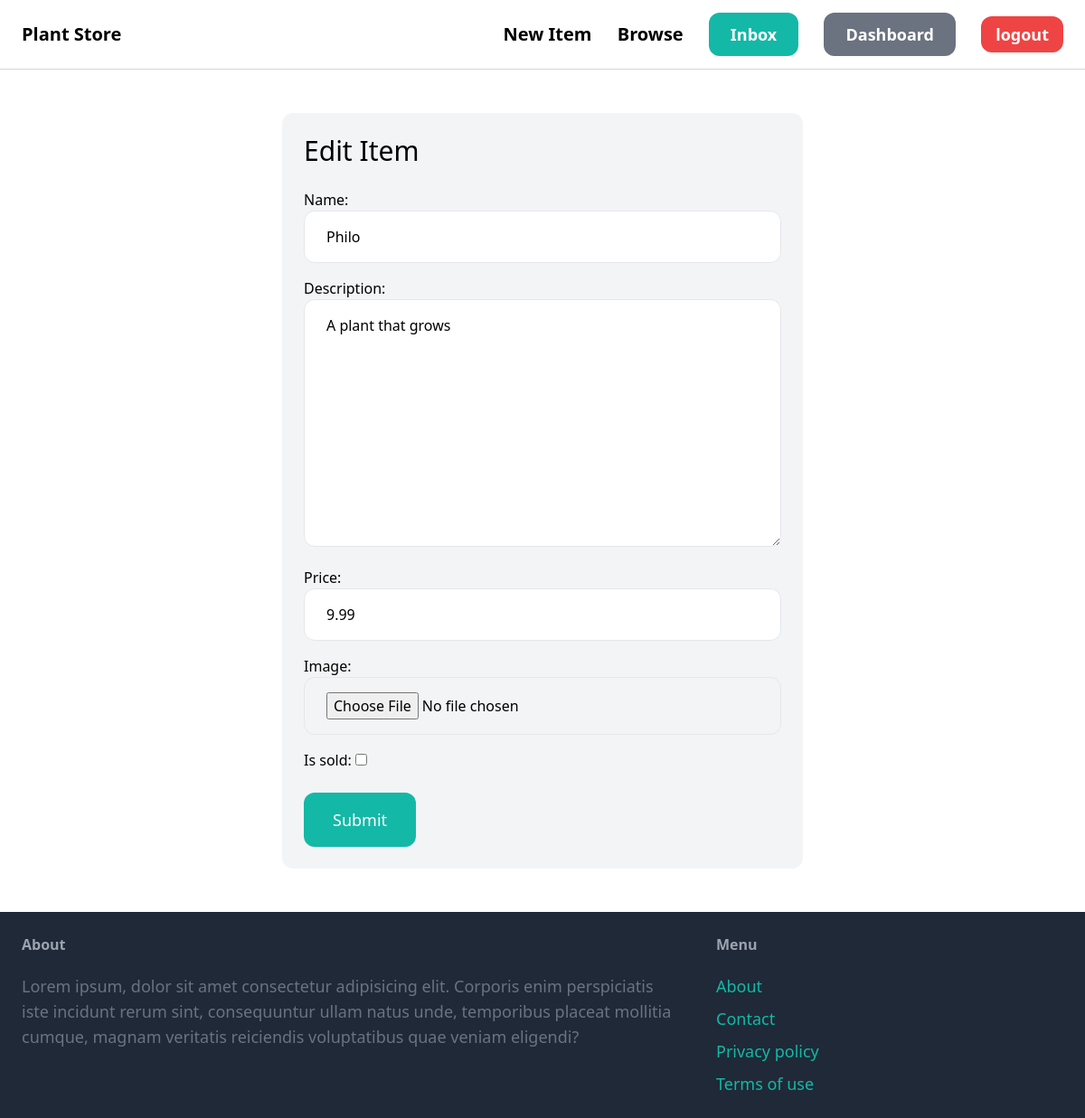
The page /items/1/edit/ (signed in) on the database its author committed.
### item/models.py (models this page shows, shortened)
class Item(models.Model):
    name = models.CharField(max_length=255)
    description = models.TextField(blank = True, null = True)
    price = models.FloatField()
    image = models.ImageField(upload_to='item_images', blank=True, null=True)
    is_sold = models.BooleanField(default=False)
    created_at = models.DateTimeField(auto_now_add=True)
    category = models.ForeignKey(Category, related_name='items', on_delete=models.CASCADE )
    created_by = models.ForeignKey(User, related_name='items', on_delete=models.CASCADE )
    class Meta:
        ordering = ('name',)

### item/views.py (the view)
# urls.py: path('<int:pk>/edit/', views.edit, name='edit'),
@login_required
def edit(request, pk):
    item = get_object_or_404(Item, pk=pk, created_by=request.user)
    if request.method == 'POST':
        form = EditItemForm(request.POST, request.FILES, instance=item)
        if form.is_valid():
            form.save()
            return redirect('item:detail', pk=item.id)
    else:
        form = EditItemForm(instance=item)
    return render(request, 'item/form.html', {
        'form': form,
        'title': 'Edit Item',
    })

### item/forms.py
class EditItemForm(forms.ModelForm):
    class Meta:
        model = Item
        fields = ('name', 'description', 'price', 'image', 'is_sold',)
        widgets = {
            'name': forms.TextInput(attrs={
                'class': INPUT_CLASSES
            }),
            'description': forms.Textarea(attrs={
                'class': INPUT_CLASSES
            }),
            'price': forms.TextInput(attrs={
                'class': INPUT_CLASSES
            }),
            'image': forms.FileInput(attrs={
                'class': INPUT_CLASSES
            }),
        }

### item/templates/item/form.html (shortened to what this page needs)
{% extends 'core/base.html' %}
{% block content %}
<div class="w-1/2 my-6 mx-auto p-6 bg-gray-100 rounded-xl" >
    <h1 class="mb-6 text-3xl" >{{ title }}</h1>
    <form action="." method="post" enctype="multipart/form-data">
        <div class="space-y-4" >
            {{ form.as_p }}
        </div>
        <button class="mt-6 py-4 px-8 text-lg bg-teal-500 hover:bg-teal-700 rounded-xl text-white" >Submit</button>
    </form>
</div>
{% endblock %}

### rows shown on the page
Item: name "Philo", description "A plant that grows", price "9.99"

### other values the page prints
{{ title }} "Edit Item"
